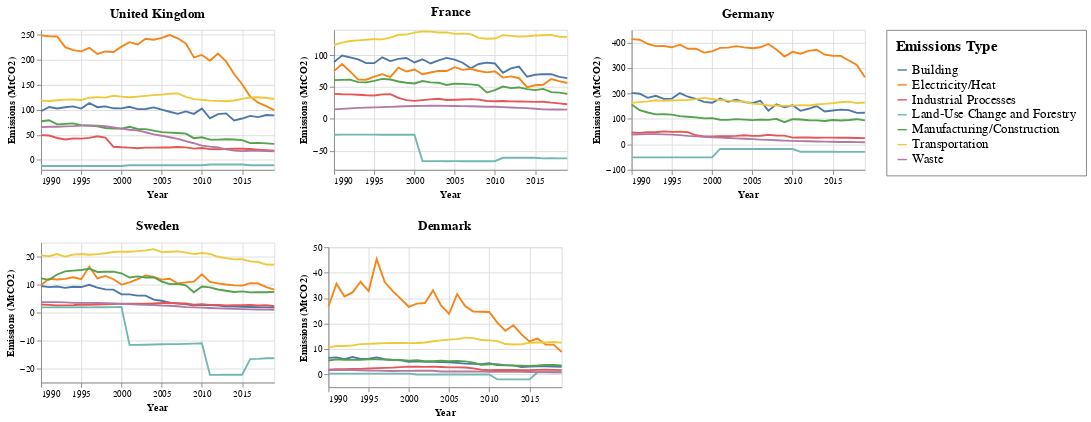

Notebook code cell kept with this figure:
### Markdown cell above
### **Visualize time series of selected countries and emissions data**

### Code cell
# # Declare countries of interest
countries = ["United Kingdom", "France", "Germany", "Sweden", "Denmark"]


# Filter dataframe for countries
# of interest
select_df = emission_df[emission_df["country"].isin(countries)]

# Rename indicator field
# so the legend title is accurate
select_df.rename(columns={"indicator": "Emissions Type"}, inplace=True)

# Get the time series chart
time_chart = (
    alt.Chart(select_df)
    .mark_line()
    .encode(
        x=alt.X("Year:T", scale=alt.Scale(nice=alt.TimeInterval("year"))),
        y=alt.Y("Value:Q", axis=alt.Axis(title="Emissions (MtCO2)")),
        color=alt.Color("Emissions Type:N"),
        tooltip=["Year:T", "Emissions Type:N", "Value:Q"],
    )
    .properties(height=150, width=250)
    .facet(
        facet=alt.Facet(
            "country:N",
            header=alt.Header(title=None, labelFontSize=14, labelFontWeight="bold"),
            sort=countries,
        ),
        columns=3,
    )
    .configure_legend(
        titleFontSize=16,
        labelFontSize=14,
        titlePadding=10,
        labelLimit=400,
        strokeColor="gray",
        padding=10,
    )
    .resolve_scale(x="independent", y="independent")
)

time_chart

### Figure 1 — Vega-Lite specification as saved in the notebook (floating-point values rounded to 4 significant figures; data arrays with more than 128 entries replaced by an {"elided": "..."} marker saying what was removed)
{"config": {"view": {"continuousWidth": 400, "continuousHeight": 300}, "legend": {"labelFontSize": 14, "labelLimit": 400, "padding": 10, "strokeColor": "gray", "titleFontSize": 16, "titlePadding": 10}}, "data": {"name": "data-63210b0fbf97ab04bf71158fba10e643"}, "facet": {"field": "country", "header": {"labelFontSize": 14, "labelFontWeight": "bold", "title": null}, "sort": ["United Kingdom", "France", "Germany", "Sweden", "Denmark"], "type": "nominal"}, "spec": {"mark": "line", "encoding": {"color": {"field": "Emissions Type", "type": "nominal"}, "tooltip": [{"field": "Year", "type": "temporal"}, {"field": "Emissions Type", "type": "nominal"}, {"field": "Value", "type": "quantitative"}], "x": {"field": "Year", "scale": {"nice": "year"}, "type": "temporal"}, "y": {"axis": {"title": "Emissions (MtCO2)"}, "field": "Value", "type": "quantitative"}}, "height": 150, "width": 250}, "columns": 3, "resolve": {"scale": {"x": "independent", "y": "independent"}}, "$schema": "https://vega.github.io/schema/vega-lite/v4.17.0.json", "datasets": {"data-63210b0fbf97ab04bf71158fba10e643": {"elided": "1050 records"}}}
